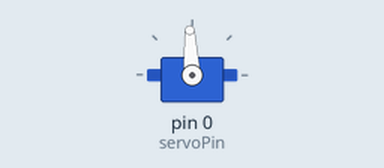
This sketch was run on a simulated Arduino Uno, built with avr-gcc and run on an emulated ATmega328P. On the bench: servo.

Above: at 0.1 s.
At 1.1 s:
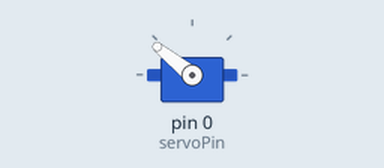
At 2.1 s:
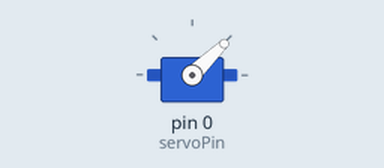
Timing chart, 0 to 4.5 s (numbered marks = the images above):
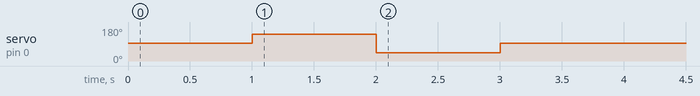

The sketch:

sg90calibration.ino
```cpp
#include <Servo.h>

Servo myServo;

int servoPin = 0;  // GPIO0 pin is used to control the servo

void setup() {
  myServo.attach(servoPin);
  calibrateServo();
}

void loop() {
  // Your main code here
}

void calibrateServo() {
  // Move the servo to position 0 (middle)
  myServo.writeMicroseconds(1500);
  delay(1000);  // Adjust the delay if needed

  // Move the servo to position 90 (all the way to the right)
  myServo.writeMicroseconds(2000);
  delay(1000);  // Adjust the delay if needed

  // Move the servo to position -90 (all the way to the left)
  myServo.writeMicroseconds(1000);
  delay(1000);  // Adjust the delay if needed

  // Return the servo to position 0 (middle)
  myServo.writeMicroseconds(1500);
  delay(1000);  // Adjust the delay if needed
}
```
